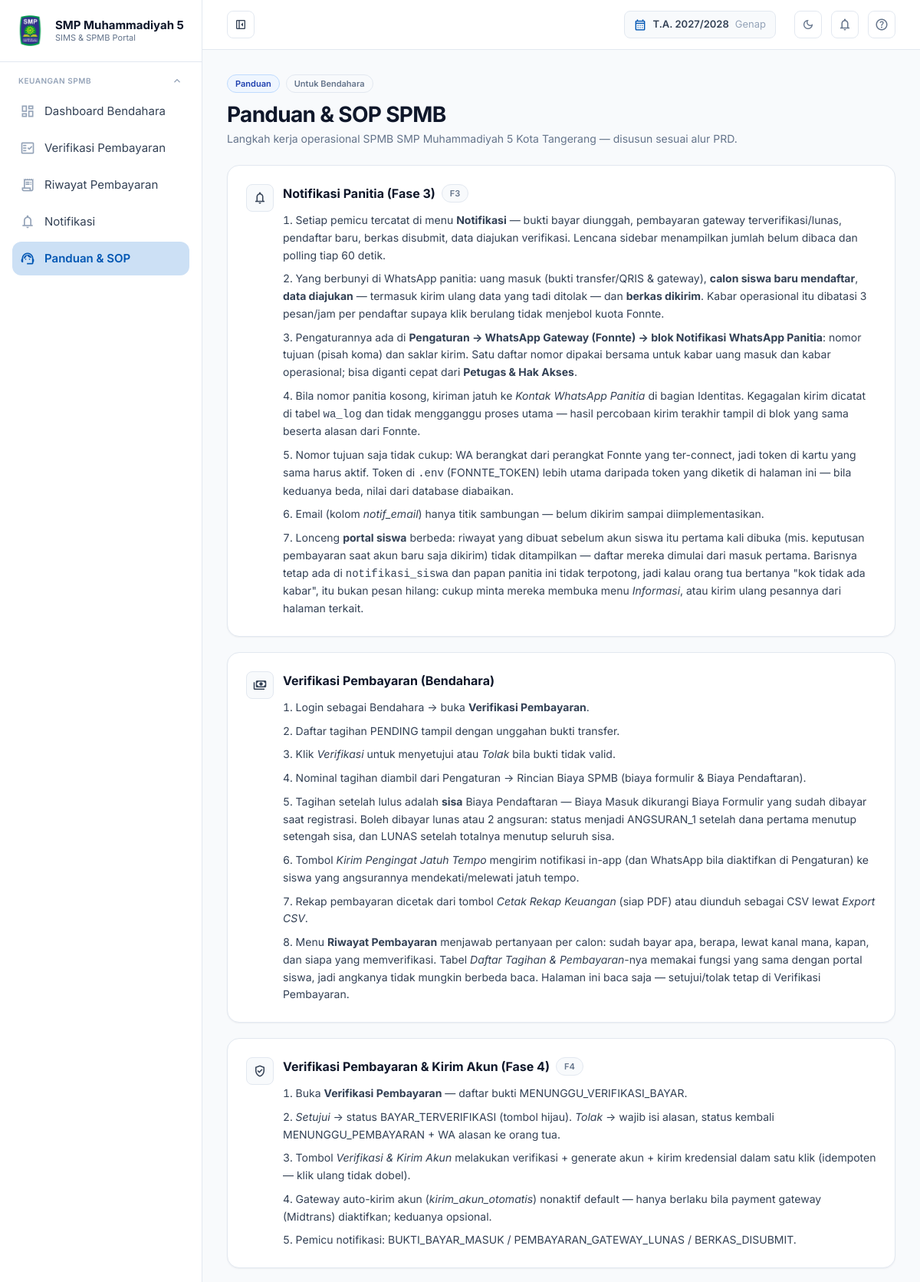
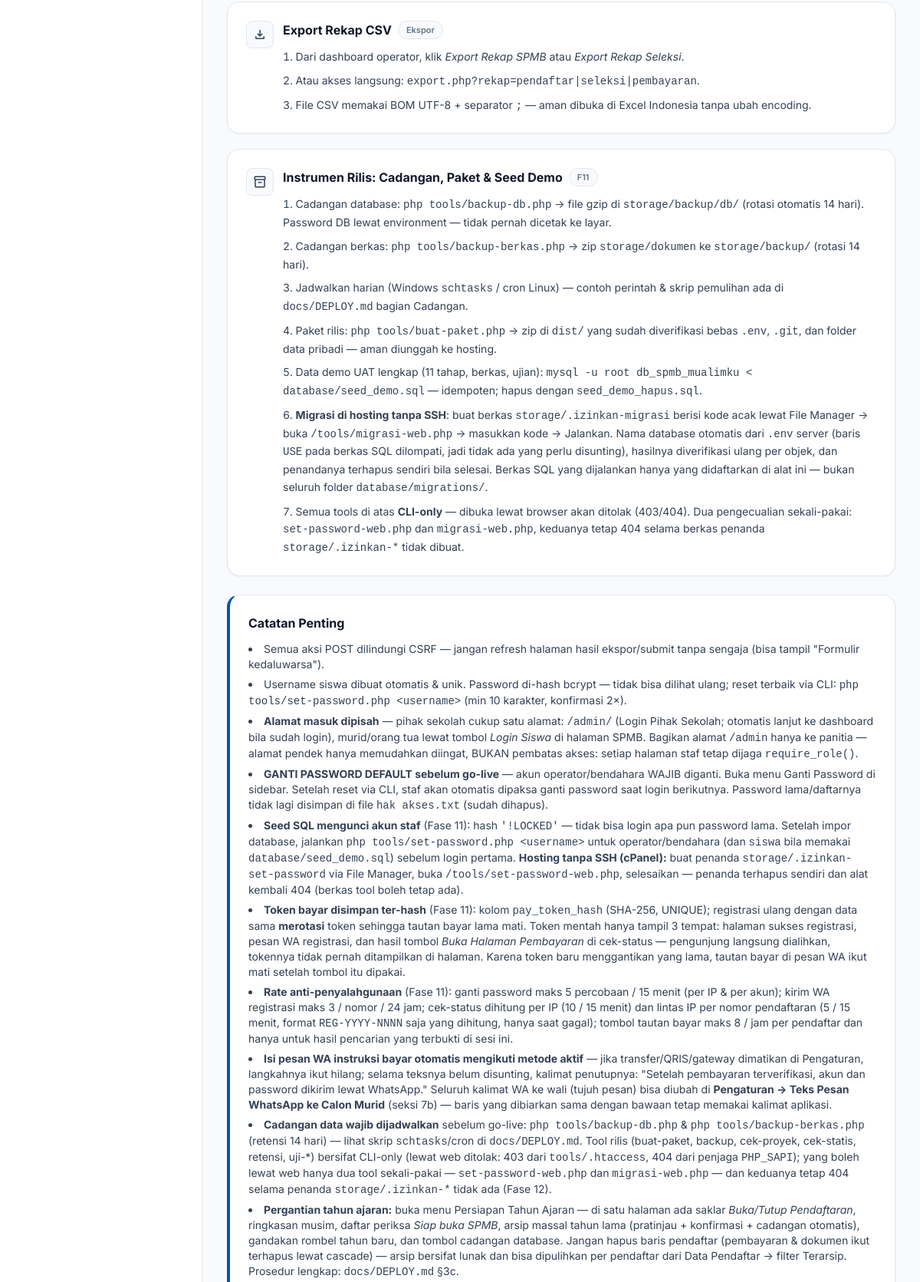
/app/operator/panduan.php (signed in, upper part), run on the app's committed database (2 pictures, top to bottom).
### tables this page shows
CREATE TABLE `users` (
  `id` varchar(36) NOT NULL,
  `username` varchar(50) NOT NULL,
  `password_hash` varchar(255) NOT NULL,
  `role` enum('siswa','bendahara','operator') NOT NULL DEFAULT 'siswa',
  `nama_lengkap` varchar(100) DEFAULT NULL,
  `jabatan` varchar(100) DEFAULT NULL,
  `is_active` tinyint(1) NOT NULL DEFAULT 1,
  `wajib_ganti_password` tinyint(1) NOT NULL DEFAULT 0,
  `notif_mulai_at` datetime DEFAULT NULL,
  `created_at` datetime DEFAULT current_timestamp(),
  `updated_at` datetime DEFAULT current_timestamp() ON UPDATE current_timestamp()
);

CREATE TABLE `pengaturan_sekolah` (
  `id` int(11) NOT NULL DEFAULT 1,
  `nama_sekolah` varchar(150) NOT NULL DEFAULT 'SMP Muhammadiyah 5 Kota Tangerang',
  `alamat_sekolah` text DEFAULT NULL,
  `logo_url` text DEFAULT NULL,
  `hero_banner_url` text DEFAULT NULL,
  `login_banner_url` text DEFAULT NULL,
  `favicon_url` text DEFAULT NULL,
  `warna_utama` varchar(20) DEFAULT '#0056b3',
  `biaya_formulir` decimal(12,2) DEFAULT 200000.00,
  `biaya_spp` decimal(12,2) DEFAULT 0.00,
  `estimasi_uang_masuk` decimal(12,2) DEFAULT 0.00,
  `rincian_biaya` text DEFAULT NULL,
  `ambang_kelulusan` decimal(5,2) NOT NULL DEFAULT 70.00,
  `angsuran_1_nominal` decimal(12,2) NOT NULL DEFAULT 0.00,
  `angsuran_2_nominal` decimal(12,2) NOT NULL DEFAULT 0.00,
  `angsuran_1_jatuh_tempo` date DEFAULT NULL,
  `angsuran_2_jatuh_tempo` date DEFAULT NULL,
  `pengingat_angsuran_hari` tinyint(3) UNSIGNED NOT NULL DEFAULT 7,
  `pengingat_angsuran_wa` tinyint(1) NOT NULL DEFAULT 0,
  `label_uang_pangkal` varchar(100) DEFAULT 'Uang Pangkal Gedung',
  `label_spp` varchar(100) DEFAULT 'SPP Bulanan',
  `teks_beasiswa` varchar(300) DEFAULT NULL,
  `nama_bank` varchar(50) DEFAULT 'Bank Syariah Indonesia (BSI)',
  `no_rekening` varchar(50) DEFAULT '1234567890',
  `atas_nama_rekening` varchar(100) DEFAULT 'SMP Muhammadiyah 5',
  `kontak_wa_panitia` varchar(20) DEFAULT '628123456789',
  `email_sekolah` varchar(100) DEFAULT NULL,
  `sosmed_instagram` varchar(255) DEFAULT NULL,
  `sosmed_tiktok` varchar(255) DEFAULT NULL,
  `sosmed_youtube` varchar(255) DEFAULT NULL,
  `website_sekolah` varchar(255) DEFAULT NULL,
  `ticker_header` text DEFAULT NULL,
  `profil_singkat` text DEFAULT NULL,
  `deskripsi_sekolah` text DEFAULT NULL,
  `tagline` varchar(255) DEFAULT 'Berakhlak & Berprestasi',
  `faq_list` text DEFAULT NULL,
  `wa_teks` text DEFAULT NULL,
  `tahun_ajaran` varchar(20) DEFAULT '2027/2028',
  `gelombang` varchar(50) DEFAULT 'Gelombang 1',
  `tanggal_buka_ppdb` date DEFAULT NULL,
  `tanggal_tutup_ppdb` date DEFAULT NULL,
  `tanggal_pengumuman` date DEFAULT NULL,
  `pendaftaran_dibuka` tinyint(1) NOT NULL DEFAULT 1,
  `deskripsi_gelombang` text DEFAULT NULL,
  `jalur_aktif` text DEFAULT NULL,
  `fonnte_token` varchar(255) DEFAULT NULL,
  `midtrans_server_key` varchar(255) DEFAULT NULL,
  `midtrans_client_key` varchar(255) DEFAULT NULL,
  `midtrans_sandbox` tinyint(1) DEFAULT 1,
  `syarat_ketentuan` longtext DEFAULT NULL,
  `syarat_versi` int(11) NOT NULL DEFAULT 1,
  `bayar_gateway_aktif` tinyint(1) NOT NULL DEFAULT 0,
  `bayar_transfer_aktif` tinyint(1) NOT NULL DEFAULT 1,
  `bayar_qris_aktif` tinyint(1) NOT NULL DEFAULT 0,
  `qris_image_url` text DEFAULT NULL,
  `qris_merchant` varchar(100) DEFAULT NULL,
  `kirim_akun_otomatis` tinyint(1) NOT NULL DEFAULT 0,
  `notif_wa_operator` varchar(255) DEFAULT NULL,
  `notif_wa_bendahara` varchar(255) DEFAULT NULL,
  `notif_wa_aktif` tinyint(1) NOT NULL DEFAULT 0,
  `notif_email` varchar(255) DEFAULT NULL,
  `hasil_diumumkan_pada` datetime DEFAULT NULL,
  `retensi_aktif` tinyint(1) NOT NULL DEFAULT 0,
  `retensi_bulan_tidak_lulus` smallint(5) UNSIGNED DEFAULT NULL,
  `retensi_bulan_batal` smallint(5) UNSIGNED DEFAULT NULL,
  `retensi_bulan_lulus_arsip` smallint(5) UNSIGNED DEFAULT NULL,
  `updated_at` datetime DEFAULT current_timestamp() ON UPDATE current_timestamp()
);

### includes/auth.php (called while the page is built, shortened)
<?php
function current_user()
{
    return $_SESSION['user'] ?? null;
}
function sesi_identitas_sinkron()
{
    $id = (string) ($_SESSION['user']['id'] ?? '');
    $db = db();
    try {
        $stmt = $db->prepare(
            'SELECT username, role, nama_lengkap, jabatan, is_active
               FROM users
              WHERE id = ?'
        );
        $stmt->execute([$id]);
    } catch (Throwable $e) {
    }
}
function is_logged_in()
{
    return isset($_SESSION['user']);
}
function user_role()
{
    return $_SESSION['user']['role'] ?? null;
}
function require_login()
{
    if (is_logged_in()) {
        sesi_identitas_sinkron();
        if (is_logged_in()) {
            return;
        }
    }
    exit;
}
function require_role($roles)
{
    require_login();
    $roles = (array) $roles;
    if (in_array(user_role(), $roles, true)) {
        return;
    }
    exit;
}

### includes/cms.php (called while the page is built, shortened)
<?php
function normalisasi_logo($logo, $default = null)
{
    $logo = trim((string) $logo);
    if ($logo === '') {
        return $default ?? asset('assets/img/uploads/logo-sekolah.png');
    }
    return url($logo);
}
function pengaturan_baris()
{
    $db = db();
    try {
        $hasil = $db->query('SELECT * FROM pengaturan_sekolah WHERE id = 1')->fetch();
    } catch (Throwable $e) {
        return null;
    }
    $baris = $hasil ?: null;
    return $baris;
}
function pengaturan()
{
    $nilai = $GLOBALS['PENGATURAN'] ?? [];
    $db = db();
    if ($db !== null) {
        $baris = pengaturan_baris();
        if ($baris) {
            $peta = ['ticker_header' => 'ticker'];
            foreach ($baris as $kolom => $nilai_kolom) {
                if ($nilai_kolom === null || $nilai_kolom === '') {
                    continue;
                }
                $kunci = $peta[$kolom] ?? $kolom;
                if ($kunci === 'id') {
                    continue;
                }
                $nilai[$kunci] = $nilai_kolom;
            }
        }
        try {
            $jumlah = $db->query('SELECT COALESCE(SUM(kuota),0) FROM kelas WHERE is_aktif = 1')->fetchColumn();
            if ($jumlah !== false && $jumlah !== null) {
                $nilai['kuota_total'] = (int) $jumlah;
            }
        } catch (Throwable $e) {
        }
    }
    $nilai['logo_url'] = normalisasi_logo($nilai['logo_url'] ?? '');
    $nilai['hero_banner_url']   = normalisasi_logo($nilai['hero_banner_url'] ?? '', '');
    $nilai['login_banner_url']  = normalisasi_logo($nilai['login_banner_url'] ?? '', '');
    $nilai['favicon_url']       = normalisasi_logo($nilai['favicon_url'] ?? '', '');
    $nilai['deskripsi_sekolah'] = $nilai['deskripsi_sekolah']
        ?? 'Membentuk generasi muda yang unggul dalam ilmu pengetahuan, berkarakter Islam, dan berdaya saing global di wilayah Kota Tangerang.';
    $nilai['tagline']           = $nilai['tagline'] ?? 'Berakhlak & Berprestasi';
    $nilai['label_uang_pangkal'] = $nilai['label_uang_pangkal'] ?? 'Biaya Pendaftaran';
    $nilai['label_spp']         = $nilai['label_spp'] ?? 'SPP Bulanan';
    $cache = $nilai;
    return $cache;
}
$PENGATURAN = pengaturan();

### includes/config.php (called while the page is built, shortened)
<?php
require_once __DIR__ . '/functions.php';
require_once __DIR__ . '/cms.php';
require_once __DIR__ . '/auth.php';

### app/operator/panduan.php (the view, shortened to what this page needs)
<?php
require_once __DIR__ . '/../../includes/config.php';
require_role(['operator', 'bendahara']);
$me = current_user();
require_once __DIR__ . '/../../includes/partials/head.php';
require __DIR__ . '/../../includes/partials/sidebar.php';
require __DIR__ . '/../../includes/partials/topbar.php';
?>
<div class="lg:pl-[264px]">
  <main class="px-4 sm:px-6 lg:px-8 py-6 lg:py-8 max-w-[1000px]">
    <div class="flex items-center gap-2 flex-wrap">
      <span class="badge badge-blue">Panduan</span>
      <span class="badge badge-gray">Untuk <?= e($me['role'] === 'bendahara' ? 'Bendahara' : 'Operator') ?></span>
    </div>
    <h1 class="mt-3 text-2xl sm:text-[28px] font-bold tracking-tight text-ink-900">Panduan & SOP SPMB</h1>
    <p class="mt-1.5 text-sm text-ink-500 max-w-3xl">
      Langkah kerja operasional SPMB <?= e($PENGATURAN['nama_sekolah'] ?? 'SMP Muhammadiyah 5 Kota Tangerang') ?> — disusun sesuai alur PRD.
    </p>
    <div class="mt-6 space-y-5">
      <?php foreach ($panduan as $p):
        if ($me['role'] === 'bendahara' && !in_array('bendahara', $p['role'], true)) {
            continue;
        }
        $slug = trim((string) preg_replace('/[^a-z0-9]+/', '-', strtolower($p['judul'])), '-');
      ?>
        <section id="<?= e($slug) ?>" class="card p-5 sm:p-6 scroll-mt-24">
          <div class="flex items-start gap-3">
            <span class="icon-box bg-canvas border border-line text-ink-700 shrink-0"><?= icon($p['icon']) ?></span>
            <div class="min-w-0 flex-1">
              <div class="flex flex-wrap items-center gap-2">
                <h2 class="font-bold text-ink-900"><?= e($p['judul']) ?></h2>
                <?php if (!empty($p['badge'])): ?><span class="badge badge-gray"><?= e($p['badge']) ?></span><?php endif; ?>
              </div>
              <ol class="mt-3 space-y-2 list-decimal list-inside text-sm text-ink-700">
                <?php foreach ($p['langkah'] as $l): ?>
                  <li class="leading-relaxed"><?= $l  ?></li>
                <?php endforeach; ?>
              </ol>
            </div>
          </div>
        </section>
      <?php endforeach; ?>
    </div>
    <section class="mt-6 card p-5 sm:p-6 border-l-4 border-l-primary">
      <h2 class="font-bold text-ink-900">Catatan Penting</h2>
      <ul class="mt-3 space-y-1.5 text-sm text-ink-700 list-disc list-inside">
        <li>Semua aksi POST dilindungi CSRF — jangan refresh halaman hasil ekspor/submit tanpa sengaja (bisa tampil "Formulir kedaluwarsa").</li>
        <li>Username siswa dibuat otomatis & unik. Password di-hash bcrypt — tidak bisa dilihat ulang; reset terbaik via CLI: <code>php tools/set-password.php &lt;username&gt;</code> (min 10 karakter, konfirmasi 2×).</li>
        <li><strong>Alamat masuk dipisah</strong> — pihak sekolah cukup satu alamat: <a href="<?= url('admin/') ?>" target="_blank" rel="noopener"><code><?= e(url('admin/')) ?></code></a> (Login Pihak Sekolah; otomatis lanjut ke dashboard bila sudah login), murid/orang tua lewat tombol <em>Login Siswa</em> di halaman SPMB. Bagikan alamat <code>/admin</code> hanya ke panitia — alamat pendek hanya memudahkan diingat, BUKAN pembatas akses: setiap halaman staf tetap dijaga <code>require_role()</code>.</li>
        <li><strong>GANTI PASSWORD DEFAULT sebelum go-live</strong> — akun operator/bendahara WAJIB diganti. Buka menu <a href="<?= url('app/staf/ganti-password.php') ?>">Ganti Password</a> di sidebar. Setelah reset via CLI, staf akan otomatis dipaksa ganti password saat login berikutnya. Password lama/daftarnya tidak lagi disimpan di file <code>hak akses.txt</code> (sudah dihapus).</li>
        <li><strong>Seed SQL mengunci akun staf</strong> (Fase 11): hash <code>'!LOCKED'</code> — tidak bisa login apa pun password lama. Setelah impor database, jalankan <code>php tools/set-password.php &lt;username&gt;</code> untuk operator/bendahara (dan <code>siswa</code> bila memakai <code>database/seed_demo.sql</code>) sebelum login pertama. <strong>Hosting tanpa SSH (cPanel):</strong> buat penanda <code>storage/.izinkan-set-password</code> via File Manager, buka <code>/tools/set-password-web.php</code>, selesaikan — penanda terhapus sendiri dan alat kembali 404 (berkas tool boleh tetap ada).</li>
        <li><strong>Token bayar disimpan ter-hash</strong> (Fase 11): kolom <code>pay_token_hash</code> (SHA-256, UNIQUE); registrasi ulang dengan data sama <strong>merotasi</strong> token sehingga tautan bayar lama mati. Token mentah hanya tampil 3 tempat: halaman sukses registrasi, pesan WA registrasi, dan hasil tombol <em>Buka Halaman Pembayaran</em> di cek-status — pengunjung langsung dialihkan, tokennya tidak pernah ditampilkan di halaman. Karena token baru menggantikan yang lama, tautan bayar di pesan WA ikut mati setelah tombol itu dipakai.</li>
        <li><strong>Rate anti-penyalahgunaan</strong> (Fase 11): ganti password maks 5 percobaan / 15 menit (per IP &amp; per akun); kirim WA registrasi maks 3 / nomor / 24 jam; cek-status dihitung per IP (10 / 15 menit) dan lintas IP per nomor pendaftaran (5 / 15 menit, format <code>REG-YYYY-NNNN</code> saja yang dihitung, hanya saat gagal); tombol tautan bayar maks 8 / jam per pendaftar dan hanya untuk hasil pencarian yang terbukti di sesi ini.</li>
        <li><strong>Isi pesan WA instruksi bayar otomatis mengikuti metode aktif</strong> — jika transfer/QRIS/gateway dimatikan di Pengaturan, langkahnya ikut hilang; selama teksnya belum disunting, kalimat penutupnya: "Setelah pembayaran terverifikasi, akun dan password dikirim lewat WhatsApp." Seluruh kalimat WA ke wali (tujuh pesan) bisa diubah di <strong>Pengaturan → Teks Pesan WhatsApp ke Calon Murid</strong> (seksi 7b) — baris yang dibiarkan sama dengan bawaan tetap memakai kalimat aplikasi.</li>
        <li><strong>Cadangan data wajib dijadwalkan</strong> sebelum go-live: <code>php tools/backup-db.php</code> &amp; <code>php tools/backup-berkas.php</code> (retensi 14 hari) — lihat skrip <code>schtasks</code>/cron di <code>docs/DEPLOY.md</code>. Tool rilis (buat-paket, backup, cek-proyek, cek-statis, retensi, uji-*) bersifat CLI-only (lewat web ditolak: 403 dari <code>tools/.htaccess</code>, 404 dari penjaga <code>PHP_SAPI</code>); yang boleh lewat web hanya dua tool sekali-pakai — <code>set-password-web.php</code> dan <code>migrasi-web.php</code> — dan keduanya tetap 404 selama penanda <code>storage/.izinkan-*</code> tidak ada (Fase 12).</li>
        <li><strong>Pergantian tahun ajaran:</strong> buka menu <a href="<?= url('app/operator/persiapan.php') ?>">Persiapan Tahun Ajaran</a> — di satu halaman ada saklar <em>Buka/Tutup Pendaftaran</em>, ringkasan musim, daftar periksa <em>Siap buka SPMB</em>, arsip massal tahun lama (pratinjau + konfirmasi + cadangan otomatis), gandakan rombel tahun baru, dan tombol cadangan database. Jangan hapus baris pendaftar (pembayaran &amp; dokumen ikut terhapus lewat cascade) — arsip bersifat lunak dan bisa dipulihkan per pendaftar dari Data Pendaftar → filter Terarsip. Prosedur lengkap: <code>docs/DEPLOY.md</code> §3c.</li>
      </ul>
    </section>
  </main>
</div>
</body>
</html>

### assets/css/app.css (style rules this page uses)
html { -webkit-text-size-adjust: 100%; }
body { font-family: 'Inter', ui-sans-serif, system-ui, -apple-system, 'Segoe UI', sans-serif; font-feature-settings: 'cv11', 'ss01'; background-color: #f8fafc; color: #334155; }

### data on the page
users: role "Bendahara"
pengaturan_sekolah: nama_sekolah "SMP Muhammadiyah 5 Kota Tangerang"

### other printed values
APP_SHORT "SMP Muhammadiyah 5"
APP_TAGLINE "SIMS & SPMB Portal"
$grup['judul'] "KEUANGAN SPMB"
$m['label'] "Dashboard Bendahara"
$m['label'] "Verifikasi Pembayaran"
$m['label'] "Riwayat Pembayaran"
$m['label'] "Notifikasi"
$m['label'] "Panduan & SOP"
APP_TAHUN "T.A. 2027/2028"
$p['judul'] "Notifikasi Panitia (Fase 3)"
$p['badge'] "F3"
$l "Email (kolom notif_email ) hanya titik sambungan — belum dikirim sampai diimplementasikan."
$p['judul'] "Verifikasi Pembayaran (Bendahara)"
$l "Login sebagai Bendahara → buka Verifikasi Pembayaran ."
$l "Daftar tagihan PENDING tampil dengan unggahan bukti transfer."
